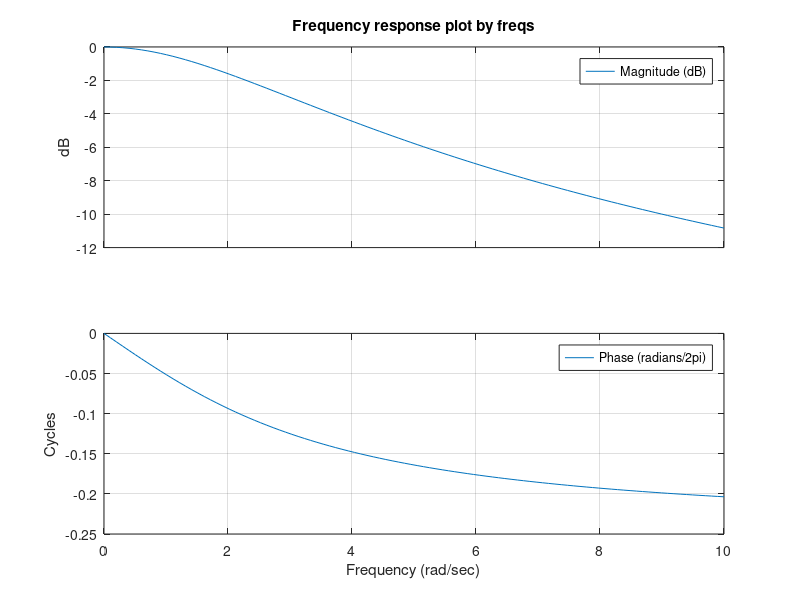
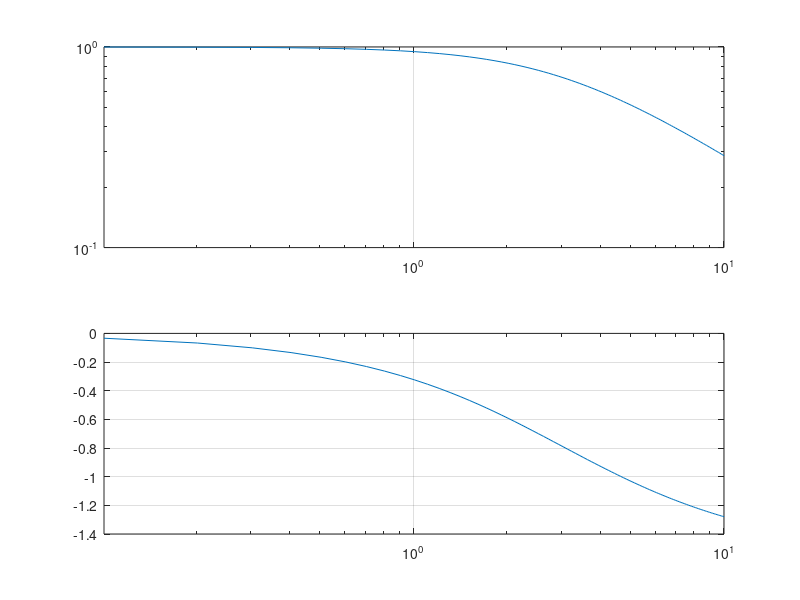
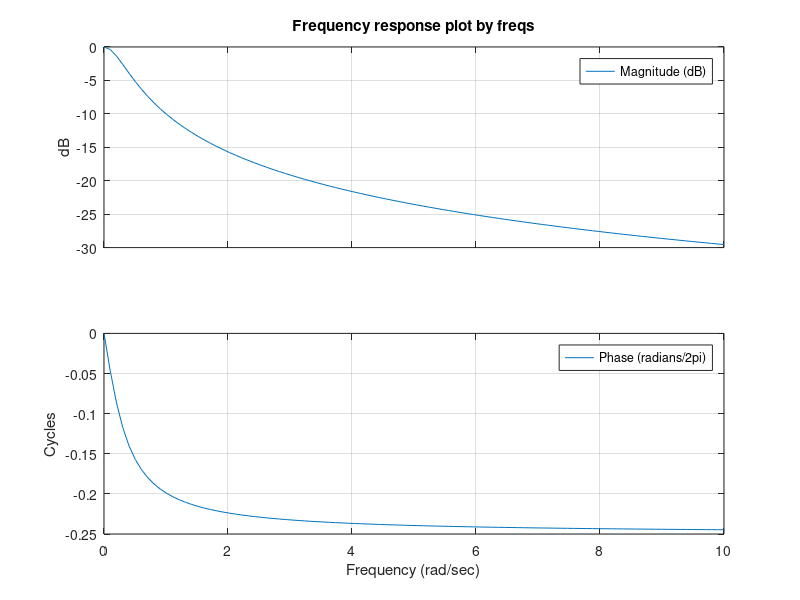
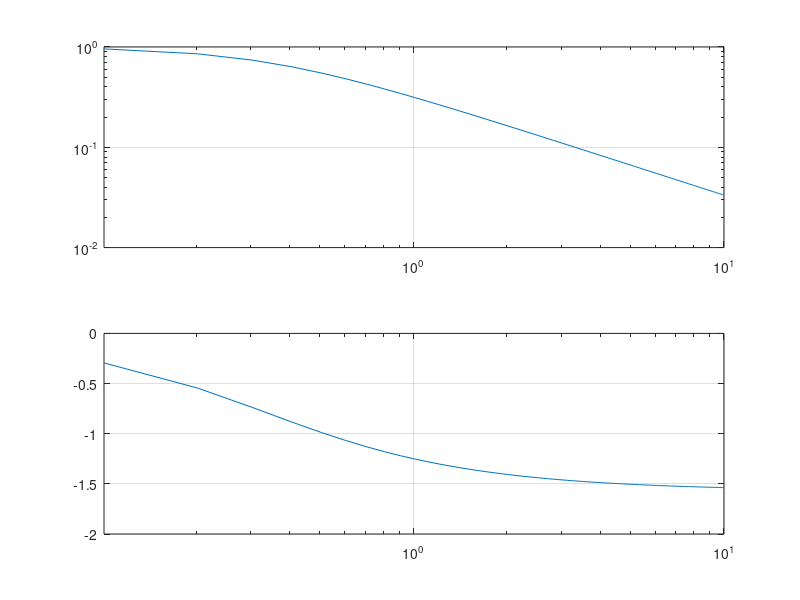

Reproduce these figures in MATLAB, in order.
% understanding about fftshift
clear
clc

w=linspace(0,10);

figure(1)
clf
a01=3;
a1=[1 a01];
b1=[a01];
freqs(b1,a1,w);

H1=a01./(a01+j*w); % better way to represent freq resp.

figure(2)
subplot(211)
loglog(w,abs(H1));
set(gca,'xgrid','on','ygrid','on'); % to enable the grid
set(gca,'xlim',[w(1) w(length(w))]);% to set the limits on the xaxis

subplot(212)
semilogx(w,angle(H1));
set(gca,'xgrid','on','ygrid','on'); % to enable the grid
set(gca,'xlim',[w(1) w(length(w))]);% to set the limits on the xaxis

figure(3)
clf
a02=1/3;
a2=[1 a02];
b2=[a02];
freqs(b2,a2,w);


H2=a02./(a02+j*w);

figure(4)
subplot(211)
loglog(w,abs(H2));
set(gca,'xgrid','on','ygrid','on'); % to enable the grid
set(gca,'xlim',[w(1) w(length(w))]);% to set the limits on the xaxis

subplot(212)
semilogx(w,angle(H2));
set(gca,'xgrid','on','ygrid','on'); % to enable the grid
set(gca,'xlim',[w(1) w(length(w))]);% to set the limits on the xaxis
